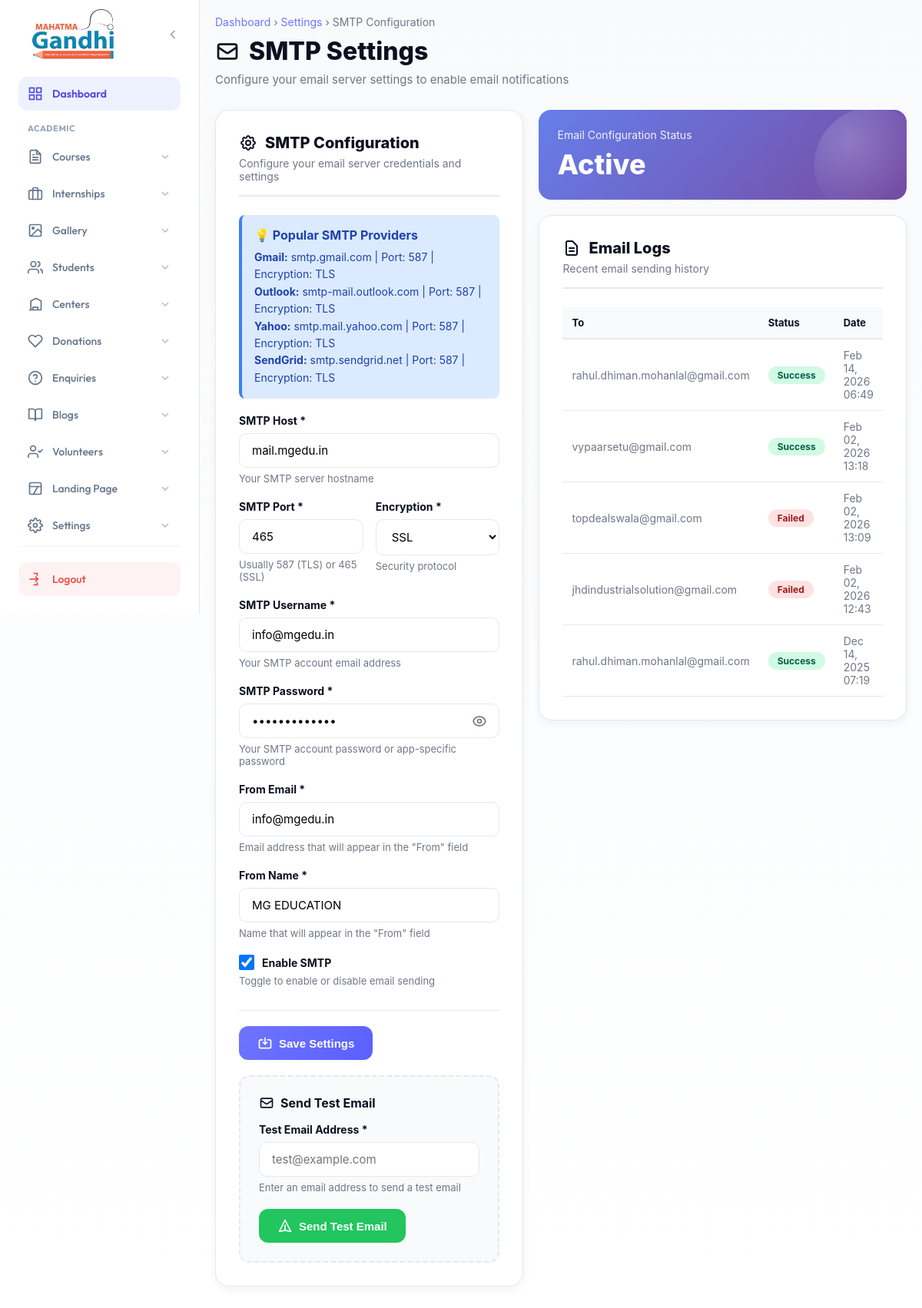
Screenshot of /admin/settings/smtp-settings.php with the database file from the repository.
### tables this page shows
CREATE TABLE `smtp_settings` (
  `id` int(11) NOT NULL AUTO_INCREMENT,
  `smtp_host` varchar(255) NOT NULL,
  `smtp_port` int(11) NOT NULL,
  `smtp_username` varchar(255) NOT NULL,
  `smtp_password` varchar(255) NOT NULL,
  `smtp_encryption` varchar(10) NOT NULL,
  `from_email` varchar(255) NOT NULL,
  `from_name` varchar(255) NOT NULL,
  `is_active` tinyint(1) DEFAULT 0,
  `created_at` timestamp NULL DEFAULT current_timestamp(),
  `updated_at` timestamp NULL DEFAULT current_timestamp() ON UPDATE current_timestamp(),
  PRIMARY KEY (`id`)
);

CREATE TABLE `email_logs` (
  `id` int(11) NOT NULL AUTO_INCREMENT,
  `to_email` varchar(255) NOT NULL,
  `subject` varchar(255) NOT NULL,
  `message` text NOT NULL,
  `status` enum('success','failed') NOT NULL,
  `error_message` text DEFAULT NULL,
  `sent_at` timestamp NULL DEFAULT current_timestamp(),
  PRIMARY KEY (`id`)
);

### admin/settings/smtp-settings.php (the view, shortened to what this page needs)
<?php
$conn = getDbConnection();
$settings_sql = "SELECT * FROM smtp_settings WHERE id = 1";
$settings_result = $conn->query($settings_sql);
$settings =
    $settings_result->num_rows > 0 ? $settings_result->fetch_assoc() : null;
$logs_sql = "SELECT * FROM email_logs ORDER BY sent_at DESC LIMIT 10";
$logs_result = $conn->query($logs_sql);
include __DIR__ . "/../sidebar.php";
?>
<!DOCTYPE html>
<html lang="en">
<head>
</head>
<body>
    <main class="admin-content">
        <div class="admin-wrap">
            <div class="page-header">
                <div class="breadcrumb">
                    <a href="../index.php">Dashboard</a> › <a href="#">Settings</a> › SMTP Configuration
                </div>
                <h1 class="page-title">
                    <svg width="32" height="32" fill="none" stroke="currentColor" viewBox="0 0 24 24">
                        <path stroke-linecap="round" stroke-linejoin="round" stroke-width="2" d="M3 8l7.89 5.26a2 2 0 002.22 0L21 8M5 19h14a2 2 0 002-2V7a2 2 0 00-2-2H5a2 2 0 00-2 2v10a2 2 0 002 2z"></path>
                    </svg>
                    SMTP Settings
                </h1>
                <p class="page-subtitle">Configure your email server settings to enable email notifications</p>
            </div>
            <div class="grid">
                <div>
                    <div class="card">
                        <div class="card-header">
                            <h2 class="card-title">
                                SMTP Configuration
                            </h2>
                            <p class="card-subtitle">Configure your email server credentials and settings</p>
                        </div>
                        <div class="info-box">
                            <div class="info-box-title">💡 Popular SMTP Providers</div>
                            <div class="info-box-text">
                                <strong>Gmail:</strong> smtp.gmail.com | Port: 587 | Encryption: TLS<br>
                                <strong>Outlook:</strong> smtp-mail.outlook.com | Port: 587 | Encryption: TLS<br>
                                <strong>Yahoo:</strong> smtp.mail.yahoo.com | Port: 587 | Encryption: TLS<br>
                                <strong>SendGrid:</strong> smtp.sendgrid.net | Port: 587 | Encryption: TLS
                            </div>
                        </div>
                        <form method="POST" action="">
                            <div class="form-group">
                                <label class="form-label">SMTP Host *</label>
                                <input type="text" name="smtp_host" class="form-input"
                                       value="<?php echo $settings
                                           ? htmlspecialchars(
                                               $settings["smtp_host"],
                                           )
                                           : "smtp.gmail.com"; ?>"
                                       placeholder="smtp.gmail.com" required>
                                <div class="form-help">Your SMTP server hostname</div>
                            </div>
                            <div class="grid-2">
                                <div class="form-group">
                                    <label class="form-label">SMTP Port *</label>
                                    <input type="number" name="smtp_port" class="form-input"
                                           value="<?php echo $settings
                                               ? $settings["smtp_port"]
                                               : "587"; ?>"
                                           placeholder="587" required>
                                    <div class="form-help">Usually 587 (TLS) or 465 (SSL)</div>
                                </div>
                                <div class="form-group">
                                    <label class="form-label">Encryption *</label>
                                    <select name="smtp_encryption" class="form-select" required>
                                        <option value="ssl" <?php echo $settings &&
                                        $settings["smtp_encryption"] === "ssl"
                                            ? "selected"
                                            : ""; ?>>SSL</option>
                                    </select>
                                    <div class="form-help">Security protocol</div>
                                </div>
                            </div>
                            <div class="form-group">
                                <label class="form-label">SMTP Username *</label>
                                <input type="text" name="smtp_username" class="form-input"
                                       value="<?php echo $settings
                                           ? htmlspecialchars(
                                               $settings["smtp_username"],
                                           )
                                           : ""; ?>"
                                       placeholder="your-email@example.com" required>
                                <div class="form-help">Your SMTP account email address</div>
                            </div>
                            <div class="form-group">
                                <label class="form-label">SMTP Password *</label>
                                <div class="password-toggle">
                                    <input type="password" name="smtp_password" id="smtpPassword" class="form-input"
                                           value="<?php echo $settings
                                               ? htmlspecialchars(
                                                   $settings["smtp_password"],
                                               )
                                               : ""; ?>"
                                           placeholder="••••••••••" required>
                                    <button type="button" class="password-toggle-btn" onclick="togglePassword('smtpPassword')">
                                    </button>
                                </div>
                                <div class="form-help">Your SMTP account password or app-specific password</div>
                            </div>
                            <div class="form-group">
                                <label class="form-label">From Email *</label>
                                <input type="email" name="from_email" class="form-input"
                                       value="<?php echo $settings
                                           ? htmlspecialchars(
                                               $settings["from_email"],
                                           )
                                           : "noreply@mgedu.com"; ?>"
                                       placeholder="noreply@mgedu.com" required>
                                <div class="form-help">Email address that will appear in the "From" field</div>
                            </div>
                            <div class="form-group">
                                <label class="form-label">From Name *</label>
                                <input type="text" name="from_name" class="form-input"
                                       value="<?php echo $settings
                                           ? htmlspecialchars(
                                               $settings["from_name"],
                                           )
                                           : "MG Education"; ?>"
                                       placeholder="MG Education" required>
                                <div class="form-help">Name that will appear in the "From" field</div>
                            </div>
                            <div class="form-group">
                                <div class="checkbox-wrapper">
                                    <input type="checkbox" name="is_active" id="is_active" class="checkbox-input"
                                           <?php echo $settings &&
                                           $settings["is_active"]
                                               ? "checked"
                                               : ""; ?>>
                                    <label for="is_active" class="form-label" style="margin: 0;">Enable SMTP</label>
                                </div>
                                <div class="form-help">Toggle to enable or disable email sending</div>
                            </div>
                            <div class="form-actions">
                                <button type="submit" name="save_settings" class="btn btn-primary">
                                    <svg class="btn-icon" fill="none" stroke="currentColor" viewBox="0 0 24 24">
                                        <path stroke-linecap="round" stroke-linejoin="round" stroke-width="2" d="M8 7H5a2 2 0 00-2 2v9a2 2 0 002 2h14a2 2 0 002-2V9a2 2 0 00-2-2h-3m-1 4l-3 3m0 0l-3-3m3 3V4"></path>
                                    </svg>
                                    Save Settings
                                </button>
                            </div>
                        </form>
                        <div class="test-email-section">
                            <div class="test-email-title">
                                <svg width="20" height="20" fill="none" stroke="currentColor" viewBox="0 0 24 24">
                                    <path stroke-linecap="round" stroke-linejoin="round" stroke-width="2" d="M3 8l7.89 5.26a2 2 0 002.22 0L21 8M5 19h14a2 2 0 002-2V7a2 2 0 00-2-2H5a2 2 0 00-2 2v10a2 2 0 002 2z"></path>
                                </svg>
                                Send Test Email
                            </div>
                            <form method="POST" action="">
                                <div class="form-group">
                                    <label class="form-label">Test Email Address *</label>
                                    <input type="email" name="test_email" class="form-input"
                                           placeholder="test@example.com" required>
                                    <div class="form-help">Enter an email address to send a test email</div>
                                </div>
                                <button type="submit" name="send_test_email" class="btn btn-success">
                                    <svg class="btn-icon" fill="none" stroke="currentColor" viewBox="0 0 24 24">
                                        <path stroke-linecap="round" stroke-linejoin="round" stroke-width="2" d="M12 19l9 2-9-18-9 18 9-2zm0 0v-8"></path>
                                    </svg>
                                    Send Test Email
                                </button>
                            </form>
                        </div>
                    </div>
                </div>
                <div>
                    <div class="stat-card">
                        <div class="stat-label">Email Configuration Status</div>
                        <div class="stat-value"><?php echo $settings &&
                        $settings["is_active"]
                            ? "Active"
                            : "Inactive"; ?></div>
                    </div>
                    <div class="card">
                        <div class="card-header">
                            <h2 class="card-title">
                                <svg width="24" height="24" fill="none" stroke="currentColor" viewBox="0 0 24 24">
                                    <path stroke-linecap="round" stroke-linejoin="round" stroke-width="2" d="M9 12h6m-6 4h6m2 5H7a2 2 0 01-2-2V5a2 2 0 012-2h5.586a1 1 0 01.707.293l5.414 5.414a1 1 0 01.293.707V19a2 2 0 01-2 2z"></path>
                                </svg>
                                Email Logs
                            </h2>
                            <p class="card-subtitle">Recent email sending history</p>
                        </div>
                        <?php if ($logs_result->num_rows > 0): ?>
                        <table class="logs-table">
                            <thead>
                                <tr>
                                    <th>To</th>
                                    <th>Status</th>
                                    <th>Date</th>
                                </tr>
                            </thead>
                            <tbody>
                                <?php while (
                                    $log = $logs_result->fetch_assoc()
                                ): ?>
                                <tr>
                                    <td><?php echo htmlspecialchars(
                                        $log["to_email"],
                                    ); ?></td>
                                    <td>
                                        <span class="status-badge status-<?php echo $log[
                                            "status"
                                        ]; ?>">
                                            <?php echo ucfirst(
                                                $log["status"],
                                            ); ?>
                                        </span>
                                    </td>
                                    <td><?php echo date(
                                        "M d, Y H:i",
                                        strtotime($log["sent_at"]),
                                    ); ?></td>
                                </tr>
                                <?php endwhile; ?>
                            </tbody>
                        </table>
                        <?php endif; ?>
                    </div>
                </div>
            </div>
        </div>
    </main>
</body>
</html>

### admin/sidebar.php (style rules this page uses)
:root { --admin-primary: #4f46e5; --admin-primary-dark: #3730a3; --admin-primary-soft: #eef2ff; --admin-hover-bg: #f5f3ff; --text-main: #1e293b; --text-light: #64748b; --sidebar-w: 260px; --transition: all 0.3s cubic-bezier(0.4, 0, 0.2, 1); --shadow-glow: 0 10px 15px -3px rgba(79, 70, 229, 0.2); }

### rows the page displays
smtp_settings: smtp_host "mail.mgedu.in", smtp_port "465", smtp_encryption "SSL", smtp_username "info@mgedu.in", from_email "info@mgedu.in", from_name "MG EDUCATION", is_active "☑"
email_logs: to_email "rahul.dhiman.mohanlal@gmail.com", status "Success", sent_at "Feb 14, 2026 06:49"
email_logs: to_email "vypaarsetu@gmail.com", status "Success", sent_at "Feb 02, 2026 13:18"
email_logs: to_email "topdealswala@gmail.com", status "Failed", sent_at "Feb 02, 2026 13:09"
email_logs: to_email "jhdindustrialsolution@gmail.com", status "Failed", sent_at "Feb 02, 2026 12:43"
email_logs: to_email "rahul.dhiman.mohanlal@gmail.com", status "Success", sent_at "Dec 14, 2025 07:19"
